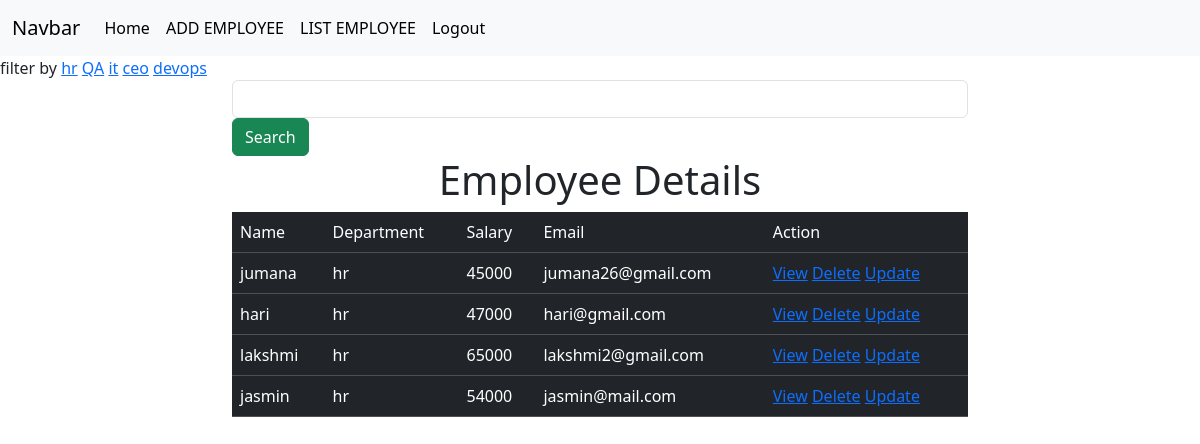
Page /employee/all/?department=hr (signed in) on the committed database.
### crm/models.py (models this page shows, shortened)
class Employee(models.Model):
    name=models.CharField(max_length=50)
    department=models.CharField(max_length=50)
    salary=models.PositiveIntegerField()
    email=models.EmailField(unique=True)
    age=models.PositiveIntegerField()
    contact=models.CharField(null=True,max_length=50)
    profile_pic=models.ImageField(upload_to="images",null=True,blank=True)
    dob=models.DateField(null=True,blank=True)

### crm/views.py (the view, shortened to what this page needs)
# urls.py: path('employee/all/',views.EmployeeListView.as_view(),name="emp-all"),
@method_decorator(signin_required,name="dispatch")
class EmployeeListView(View):
    def get(self,request,*args,**kwargs):
        qs=Employee.objects.all()
        departments=Employee.objects.all().values_list("department",flat=True).distinct()
        print(departments)
        if "department" in request.GET:
            dept=request.GET.get("department")
            qs=qs.filter(department__iexact=dept)
        return render(request,"emp_list.html",{"data":qs,"departments":departments})

### crm/views.py (called while the page is built)
def signin_required(fn):
    def wrapper(request,*args,**kwargs):
        if not request.user.is_authenticated:
            messages.error(request,"invalid session")
            return redirect("signin")
        else:
            return fn(request,*args,**kwargs)
    return wrapper

### crm/templates/emp_list.html (shortened to what this page needs)
{%extends 'base.html'%}
{%block body_block%}
<div>
    filter by
    {%for dept in departments%}
    <a href="{%url 'emp-all'%}?department={{dept}}">{{dept}}</a>
    {%endfor%}
</div>
<div class="container">
    <div class="row">
        <div class="col-2"></div>
        <div class="col-8">
            <form action="" method="post">
                <div>
                <input type="text" name="box" class="form-control">
                <button type="submit" class="btn btn-success">Search</button>
                </div>
            </form>
        </div>
        <div class="col-2"></div>
    </div>
</div>
<h1 class="text-center">Employee Details</h1>
<div class="container">
    <div class="row">
        <div class="col-2"></div>
        <div class="col-8">
            <table class="table table-dark ">
                <tr>
                    <td>Name</td>
                    <td>Department</td>
                    <td>Salary</td>
                    <td>Email</td>
                    <td>Action</td>
                </tr>
                {%for emp in data%}
                <tr>
                    <td>{{emp.name}}</td>
                    <td>{{emp.department}}</td>
                    <td>{{emp.salary}}</td>
                    <td>{{emp.email}}</td>
                    <td>
                        <a href="{%url 'emp-details' emp.id%}">View</a>
                        <a href="{%url 'emp-delete' emp.id%}">Delete</a>
                        <a href="{%url 'emp-edit' emp.id%}">Update</a>
                    </td>
                </tr>
                {%endfor%}
            </table>
        </div>
        <div class="col-2"></div>
    </div>
</div>
{%endblock%}

### rows in the picture
Employee: name "jumana", department "hr", salary "45000", email "jumana26@gmail.com"
Employee: name "hari", department "hr", salary "47000", email "hari@gmail.com"
Employee: name "lakshmi", department "hr", salary "65000", email "lakshmi2@gmail.com"
Employee: name "jasmin", department "hr", salary "54000", email "jasmin@mail.com"

### other values in the picture
{{ dept }} "hr" "QA" "it" "ceo" "devops"
